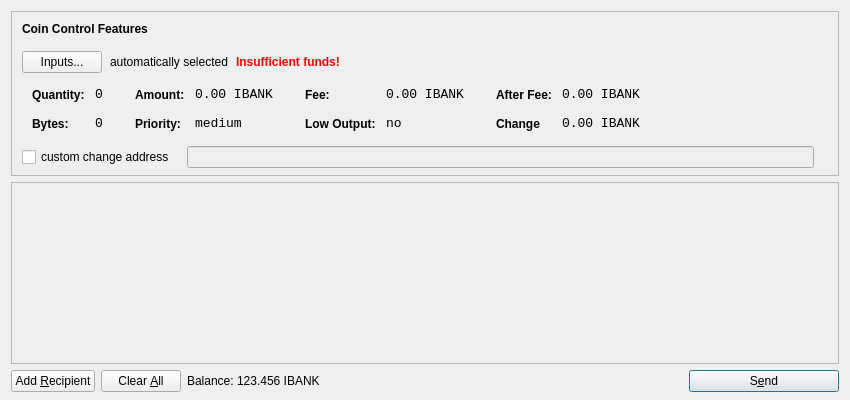
<?xml version="1.0" encoding="UTF-8"?>
<ui version="4.0">
 <class>SendCoinsDialog</class>
 <widget class="QDialog" name="SendCoinsDialog">
  <property name="geometry">
   <rect>
    <x>0</x>
    <y>0</y>
    <width>850</width>
    <height>400</height>
   </rect>
  </property>
  <property name="windowTitle">
   <string>Send Coins</string>
  </property>
  <layout class="QVBoxLayout" name="verticalLayout" stretch="0,1,0">
   <property name="bottomMargin">
    <number>8</number>
   </property>
   <item>
    <widget class="QFrame" name="frameCoinControl">
     <property name="sizePolicy">
      <sizepolicy hsizetype="Expanding" vsizetype="Expanding">
       <horstretch>0</horstretch>
       <verstretch>0</verstretch>
      </sizepolicy>
     </property>
     <property name="maximumSize">
      <size>
       <width>16777215</width>
       <height>16777215</height>
      </size>
     </property>
     <property name="frameShape">
      <enum>QFrame::StyledPanel</enum>
     </property>
     <property name="frameShadow">
      <enum>QFrame::Sunken</enum>
     </property>
     <layout class="QVBoxLayout" name="verticalLayoutCoinControl2">
      <property name="spacing">
       <number>-1</number>
      </property>
      <property name="leftMargin">
       <number>0</number>
      </property>
      <property name="topMargin">
       <number>0</number>
      </property>
      <property name="rightMargin">
       <number>0</number>
      </property>
      <property name="bottomMargin">
       <number>6</number>
      </property>
      <item>
       <layout class="QVBoxLayout" name="verticalLayoutCoinControl" stretch="0,0,0,0,1">
        <property name="spacing">
         <number>0</number>
        </property>
        <property name="leftMargin">
         <number>10</number>
        </property>
        <property name="topMargin">
         <number>10</number>
        </property>
        <item>
         <layout class="QHBoxLayout" name="horizontalLayoutCoinControl1">
          <property name="bottomMargin">
           <number>15</number>
          </property>
          <item>
           <widget class="QLabel" name="labelCoinControlFeatures">
            <property name="sizePolicy">
             <sizepolicy hsizetype="Preferred" vsizetype="Maximum">
              <horstretch>0</horstretch>
              <verstretch>0</verstretch>
             </sizepolicy>
            </property>
            <property name="font">
             <font>
              <weight>75</weight>
              <bold>true</bold>
             </font>
            </property>
            <property name="styleSheet">
             <string notr="true">font-weight:bold;</string>
            </property>
            <property name="text">
             <string>Coin Control Features</string>
            </property>
           </widget>
          </item>
         </layout>
        </item>
        <item>
         <layout class="QHBoxLayout" name="horizontalLayoutCoinControl2" stretch="0,0,0,0">
          <property name="spacing">
           <number>8</number>
          </property>
          <property name="bottomMargin">
           <number>10</number>
          </property>
          <item>
           <widget class="QPushButton" name="pushButtonCoinControl">
            <property name="styleSheet">
             <string notr="true"/>
            </property>
            <property name="text">
             <string>Inputs...</string>
            </property>
           </widget>
          </item>
          <item>
           <widget class="QLabel" name="labelCoinControlAutomaticallySelected">
            <property name="text">
             <string>automatically selected</string>
            </property>
            <property name="margin">
             <number>5</number>
            </property>
           </widget>
          </item>
          <item>
           <widget class="QLabel" name="labelCoinControlInsuffFunds">
            <property name="font">
             <font>
              <weight>75</weight>
              <bold>true</bold>
             </font>
            </property>
            <property name="styleSheet">
             <string notr="true">color:red;font-weight:bold;</string>
            </property>
            <property name="text">
             <string>Insufficient funds!</string>
            </property>
            <property name="margin">
             <number>5</number>
            </property>
           </widget>
          </item>
          <item>
           <spacer name="horizontalSpacerCoinControl">
            <property name="orientation">
             <enum>Qt::Horizontal</enum>
            </property>
            <property name="sizeHint" stdset="0">
             <size>
              <width>40</width>
              <height>1</height>
             </size>
            </property>
           </spacer>
          </item>
         </layout>
        </item>
        <item>
         <widget class="QWidget" name="widgetCoinControl" native="true">
          <property name="sizePolicy">
           <sizepolicy hsizetype="Preferred" vsizetype="Preferred">
            <horstretch>0</horstretch>
            <verstretch>0</verstretch>
           </sizepolicy>
          </property>
          <property name="minimumSize">
           <size>
            <width>0</width>
            <height>0</height>
           </size>
          </property>
          <property name="styleSheet">
           <string notr="true"/>
          </property>
          <layout class="QHBoxLayout" name="horizontalLayoutCoinControl5">
           <property name="margin">
            <number>0</number>
           </property>
           <item>
            <layout class="QHBoxLayout" name="horizontalLayoutCoinControl3" stretch="0,0,0,1">
             <property name="spacing">
              <number>20</number>
             </property>
             <property name="topMargin">
              <number>0</number>
             </property>
             <property name="bottomMargin">
              <number>10</number>
             </property>
             <item>
              <layout class="QFormLayout" name="formLayoutCoinControl1">
               <property name="horizontalSpacing">
                <number>10</number>
               </property>
               <property name="verticalSpacing">
                <number>14</number>
               </property>
               <property name="leftMargin">
                <number>10</number>
               </property>
               <property name="topMargin">
                <number>4</number>
               </property>
               <property name="rightMargin">
                <number>6</number>
               </property>
               <item row="0" column="0">
                <widget class="QLabel" name="labelCoinControlQuantityText">
                 <property name="styleSheet">
                  <string notr="true">font-weight:bold;</string>
                 </property>
                 <property name="text">
                  <string>Quantity:</string>
                 </property>
                 <property name="margin">
                  <number>0</number>
                 </property>
                </widget>
               </item>
               <item row="0" column="1">
                <widget class="QLabel" name="labelCoinControlQuantity">
                 <property name="font">
                  <font>
                   <family>Monospace</family>
                   <pointsize>10</pointsize>
                  </font>
                 </property>
                 <property name="cursor">
                  <cursorShape>IBeamCursor</cursorShape>
                 </property>
                 <property name="contextMenuPolicy">
                  <enum>Qt::ActionsContextMenu</enum>
                 </property>
                 <property name="text">
                  <string>0</string>
                 </property>
                 <property name="margin">
                  <number>0</number>
                 </property>
                 <property name="textInteractionFlags">
                  <set>Qt::LinksAccessibleByMouse|Qt::TextSelectableByKeyboard|Qt::TextSelectableByMouse</set>
                 </property>
                </widget>
               </item>
               <item row="1" column="0">
                <widget class="QLabel" name="labelCoinControlBytesText">
                 <property name="styleSheet">
                  <string notr="true">font-weight:bold;</string>
                 </property>
                 <property name="text">
                  <string>Bytes:</string>
                 </property>
                </widget>
               </item>
               <item row="1" column="1">
                <widget class="QLabel" name="labelCoinControlBytes">
                 <property name="font">
                  <font>
                   <family>Monospace</family>
                   <pointsize>10</pointsize>
                  </font>
                 </property>
                 <property name="cursor">
                  <cursorShape>IBeamCursor</cursorShape>
                 </property>
                 <property name="contextMenuPolicy">
                  <enum>Qt::ActionsContextMenu</enum>
                 </property>
                 <property name="text">
                  <string>0</string>
                 </property>
                 <property name="textInteractionFlags">
                  <set>Qt::LinksAccessibleByMouse|Qt::TextSelectableByKeyboard|Qt::TextSelectableByMouse</set>
                 </property>
                </widget>
               </item>
              </layout>
             </item>
             <item>
              <layout class="QFormLayout" name="formLayoutCoinControl2">
               <property name="horizontalSpacing">
                <number>10</number>
               </property>
               <property name="verticalSpacing">
                <number>14</number>
               </property>
               <property name="leftMargin">
                <number>6</number>
               </property>
               <property name="topMargin">
                <number>4</number>
               </property>
               <property name="rightMargin">
                <number>6</number>
               </property>
               <item row="0" column="0">
                <widget class="QLabel" name="labelCoinControlAmountText">
                 <property name="styleSheet">
                  <string notr="true">font-weight:bold;</string>
                 </property>
                 <property name="text">
                  <string>Amount:</string>
                 </property>
                 <property name="margin">
                  <number>0</number>
                 </property>
                </widget>
               </item>
               <item row="0" column="1">
                <widget class="QLabel" name="labelCoinControlAmount">
                 <property name="font">
                  <font>
                   <family>Monospace</family>
                   <pointsize>10</pointsize>
                  </font>
                 </property>
                 <property name="cursor">
                  <cursorShape>IBeamCursor</cursorShape>
                 </property>
                 <property name="contextMenuPolicy">
                  <enum>Qt::ActionsContextMenu</enum>
                 </property>
                 <property name="text">
                  <string>0.00 IBANK</string>
                 </property>
                 <property name="textInteractionFlags">
                  <set>Qt::LinksAccessibleByMouse|Qt::TextSelectableByKeyboard|Qt::TextSelectableByMouse</set>
                 </property>
                </widget>
               </item>
               <item row="1" column="0">
                <widget class="QLabel" name="labelCoinControlPriorityText">
                 <property name="styleSheet">
                  <string notr="true">font-weight:bold;</string>
                 </property>
                 <property name="text">
                  <string>Priority:</string>
                 </property>
                </widget>
               </item>
               <item row="1" column="1">
                <widget class="QLabel" name="labelCoinControlPriority">
                 <property name="font">
                  <font>
                   <family>Monospace</family>
                   <pointsize>10</pointsize>
                  </font>
                 </property>
                 <property name="cursor">
                  <cursorShape>IBeamCursor</cursorShape>
                 </property>
                 <property name="contextMenuPolicy">
                  <enum>Qt::ActionsContextMenu</enum>
                 </property>
                 <property name="text">
                  <string>medium</string>
                 </property>
                 <property name="textInteractionFlags">
                  <set>Qt::LinksAccessibleByMouse|Qt::TextSelectableByKeyboard|Qt::TextSelectableByMouse</set>
                 </property>
                </widget>
               </item>
              </layout>
             </item>
             <item>
              <layout class="QFormLayout" name="formLayoutCoinControl3">
               <property name="horizontalSpacing">
                <number>10</number>
               </property>
               <property name="verticalSpacing">
                <number>14</number>
               </property>
               <property name="leftMargin">
                <number>6</number>
               </property>
               <property name="topMargin">
                <number>4</number>
               </property>
               <property name="rightMargin">
                <number>6</number>
               </property>
               <item row="0" column="0">
                <widget class="QLabel" name="labelCoinControlFeeText">
                 <property name="styleSheet">
                  <string notr="true">font-weight:bold;</string>
                 </property>
                 <property name="text">
                  <string>Fee:</string>
                 </property>
                 <property name="margin">
                  <number>0</number>
                 </property>
                </widget>
               </item>
               <item row="0" column="1">
                <widget class="QLabel" name="labelCoinControlFee">
                 <property name="font">
                  <font>
                   <family>Monospace</family>
                   <pointsize>10</pointsize>
                  </font>
                 </property>
                 <property name="cursor">
                  <cursorShape>IBeamCursor</cursorShape>
                 </property>
                 <property name="contextMenuPolicy">
                  <enum>Qt::ActionsContextMenu</enum>
                 </property>
                 <property name="text">
                  <string>0.00 IBANK</string>
                 </property>
                 <property name="textInteractionFlags">
                  <set>Qt::LinksAccessibleByMouse|Qt::TextSelectableByKeyboard|Qt::TextSelectableByMouse</set>
                 </property>
                </widget>
               </item>
               <item row="1" column="0">
                <widget class="QLabel" name="labelCoinControlLowOutputText">
                 <property name="styleSheet">
                  <string notr="true">font-weight:bold;</string>
                 </property>
                 <property name="text">
                  <string>Low Output:</string>
                 </property>
                </widget>
               </item>
               <item row="1" column="1">
                <widget class="QLabel" name="labelCoinControlLowOutput">
                 <property name="font">
                  <font>
                   <family>Monospace</family>
                   <pointsize>10</pointsize>
                  </font>
                 </property>
                 <property name="cursor">
                  <cursorShape>IBeamCursor</cursorShape>
                 </property>
                 <property name="contextMenuPolicy">
                  <enum>Qt::ActionsContextMenu</enum>
                 </property>
                 <property name="text">
                  <string>no</string>
                 </property>
                 <property name="textInteractionFlags">
                  <set>Qt::LinksAccessibleByMouse|Qt::TextSelectableByKeyboard|Qt::TextSelectableByMouse</set>
                 </property>
                </widget>
               </item>
              </layout>
             </item>
             <item>
              <layout class="QFormLayout" name="formLayoutCoinControl4">
               <property name="horizontalSpacing">
                <number>10</number>
               </property>
               <property name="verticalSpacing">
                <number>14</number>
               </property>
               <property name="leftMargin">
                <number>6</number>
               </property>
               <property name="topMargin">
                <number>4</number>
               </property>
               <property name="rightMargin">
                <number>6</number>
               </property>
               <item row="0" column="0">
                <widget class="QLabel" name="labelCoinControlAfterFeeText">
                 <property name="styleSheet">
                  <string notr="true">font-weight:bold;</string>
                 </property>
                 <property name="text">
                  <string>After Fee:</string>
                 </property>
                 <property name="margin">
                  <number>0</number>
                 </property>
                </widget>
               </item>
               <item row="0" column="1">
                <widget class="QLabel" name="labelCoinControlAfterFee">
                 <property name="font">
                  <font>
                   <family>Monospace</family>
                   <pointsize>10</pointsize>
                  </font>
                 </property>
                 <property name="cursor">
                  <cursorShape>IBeamCursor</cursorShape>
                 </property>
                 <property name="contextMenuPolicy">
                  <enum>Qt::ActionsContextMenu</enum>
                 </property>
                 <property name="text">
                  <string>0.00 IBANK</string>
                 </property>
                 <property name="textInteractionFlags">
                  <set>Qt::LinksAccessibleByMouse|Qt::TextSelectableByKeyboard|Qt::TextSelectableByMouse</set>
                 </property>
                </widget>
               </item>
               <item row="1" column="0">
                <widget class="QLabel" name="labelCoinControlChangeText">
                 <property name="styleSheet">
                  <string notr="true">font-weight:bold;</string>
                 </property>
                 <property name="text">
                  <string>Change</string>
                 </property>
                </widget>
               </item>
               <item row="1" column="1">
                <widget class="QLabel" name="labelCoinControlChange">
                 <property name="font">
                  <font>
                   <family>Monospace</family>
                   <pointsize>10</pointsize>
                  </font>
                 </property>
                 <property name="cursor">
                  <cursorShape>IBeamCursor</cursorShape>
                 </property>
                 <property name="contextMenuPolicy">
                  <enum>Qt::ActionsContextMenu</enum>
                 </property>
                 <property name="text">
                  <string>0.00 IBANK</string>
                 </property>
                 <property name="textInteractionFlags">
                  <set>Qt::LinksAccessibleByMouse|Qt::TextSelectableByKeyboard|Qt::TextSelectableByMouse</set>
                 </property>
                </widget>
               </item>
              </layout>
             </item>
            </layout>
           </item>
          </layout>
         </widget>
        </item>
        <item>
         <layout class="QHBoxLayout" name="horizontalLayoutCoinControl4" stretch="0,0,0">
          <property name="spacing">
           <number>12</number>
          </property>
          <property name="sizeConstraint">
           <enum>QLayout::SetDefaultConstraint</enum>
          </property>
          <property name="topMargin">
           <number>5</number>
          </property>
          <property name="rightMargin">
           <number>5</number>
          </property>
          <item>
           <widget class="QCheckBox" name="checkBoxCoinControlChange">
            <property name="text">
             <string>custom change address</string>
            </property>
           </widget>
          </item>
          <item>
           <widget class="QLineEdit" name="lineEditCoinControlChange">
            <property name="enabled">
             <bool>false</bool>
            </property>
            <property name="sizePolicy">
             <sizepolicy hsizetype="Expanding" vsizetype="Fixed">
              <horstretch>0</horstretch>
              <verstretch>0</verstretch>
             </sizepolicy>
            </property>
           </widget>
          </item>
          <item>
           <widget class="QLabel" name="labelCoinControlChangeLabel">
            <property name="sizePolicy">
             <sizepolicy hsizetype="Preferred" vsizetype="Expanding">
              <horstretch>0</horstretch>
              <verstretch>0</verstretch>
             </sizepolicy>
            </property>
            <property name="minimumSize">
             <size>
              <width>0</width>
              <height>0</height>
             </size>
            </property>
            <property name="text">
             <string/>
            </property>
            <property name="margin">
             <number>3</number>
            </property>
           </widget>
          </item>
         </layout>
        </item>
        <item>
         <spacer name="verticalSpacerCoinControl">
          <property name="orientation">
           <enum>Qt::Vertical</enum>
          </property>
          <property name="sizeHint" stdset="0">
           <size>
            <width>800</width>
            <height>1</height>
           </size>
          </property>
         </spacer>
        </item>
       </layout>
      </item>
     </layout>
    </widget>
   </item>
   <item>
    <widget class="QScrollArea" name="scrollArea">
     <property name="widgetResizable">
      <bool>true</bool>
     </property>
     <widget class="QWidget" name="scrollAreaWidgetContents">
      <property name="geometry">
       <rect>
        <x>0</x>
        <y>0</y>
        <width>830</width>
        <height>165</height>
       </rect>
      </property>
      <layout class="QVBoxLayout" name="verticalLayout_2">
       <property name="margin">
        <number>0</number>
       </property>
       <item>
        <layout class="QVBoxLayout" name="entries">
         <property name="spacing">
          <number>6</number>
         </property>
        </layout>
       </item>
       <item>
        <spacer name="verticalSpacer">
         <property name="orientation">
          <enum>Qt::Vertical</enum>
         </property>
         <property name="sizeHint" stdset="0">
          <size>
           <width>20</width>
           <height>40</height>
          </size>
         </property>
        </spacer>
       </item>
      </layout>
     </widget>
    </widget>
   </item>
   <item>
    <layout class="QHBoxLayout" name="horizontalLayout">
     <item>
      <widget class="QPushButton" name="addButton">
       <property name="toolTip">
        <string>Send to multiple recipients at once</string>
       </property>
       <property name="text">
        <string>Add &amp;Recipient</string>
       </property>
       <property name="icon">
        <iconset resource="../bitcoin.qrc">
         <normaloff>:/icons/add</normaloff>:/icons/add</iconset>
       </property>
       <property name="autoDefault">
        <bool>false</bool>
       </property>
      </widget>
     </item>
     <item>
      <widget class="QPushButton" name="clearButton">
       <property name="sizePolicy">
        <sizepolicy hsizetype="Minimum" vsizetype="Fixed">
         <horstretch>0</horstretch>
         <verstretch>0</verstretch>
        </sizepolicy>
       </property>
       <property name="toolTip">
        <string>Remove all transaction fields</string>
       </property>
       <property name="text">
        <string>Clear &amp;All</string>
       </property>
       <property name="icon">
        <iconset resource="../bitcoin.qrc">
         <normaloff>:/icons/remove</normaloff>:/icons/remove</iconset>
       </property>
       <property name="autoRepeatDelay">
        <number>300</number>
       </property>
       <property name="autoDefault">
        <bool>false</bool>
       </property>
      </widget>
     </item>
     <item>
      <layout class="QHBoxLayout" name="horizontalLayout_2">
       <property name="spacing">
        <number>3</number>
       </property>
       <item>
        <widget class="QLabel" name="label">
         <property name="sizePolicy">
          <sizepolicy hsizetype="Preferred" vsizetype="Fixed">
           <horstretch>0</horstretch>
           <verstretch>0</verstretch>
          </sizepolicy>
         </property>
         <property name="text">
          <string>Balance:</string>
         </property>
        </widget>
       </item>
       <item>
        <widget class="QLabel" name="labelBalance">
         <property name="sizePolicy">
          <sizepolicy hsizetype="Preferred" vsizetype="Fixed">
           <horstretch>0</horstretch>
           <verstretch>0</verstretch>
          </sizepolicy>
         </property>
         <property name="cursor">
          <cursorShape>IBeamCursor</cursorShape>
         </property>
         <property name="text">
          <string>123.456 IBANK</string>
         </property>
         <property name="textInteractionFlags">
          <set>Qt::LinksAccessibleByMouse|Qt::TextSelectableByKeyboard|Qt::TextSelectableByMouse</set>
         </property>
        </widget>
       </item>
      </layout>
     </item>
     <item>
      <spacer name="horizontalSpacer">
       <property name="orientation">
        <enum>Qt::Horizontal</enum>
       </property>
       <property name="sizeHint" stdset="0">
        <size>
         <width>40</width>
         <height>20</height>
        </size>
       </property>
      </spacer>
     </item>
     <item>
      <widget class="QPushButton" name="sendButton">
       <property name="minimumSize">
        <size>
         <width>150</width>
         <height>0</height>
        </size>
       </property>
       <property name="toolTip">
        <string>Confirm the send action</string>
       </property>
       <property name="text">
        <string>S&amp;end</string>
       </property>
       <property name="icon">
        <iconset resource="../bitcoin.qrc">
         <normaloff>:/icons/send</normaloff>:/icons/send</iconset>
       </property>
       <property name="default">
        <bool>true</bool>
       </property>
      </widget>
     </item>
    </layout>
   </item>
  </layout>
 </widget>
 <resources>
  <include location="../bitcoin.qrc"/>
 </resources>
 <connections/>
</ui>
